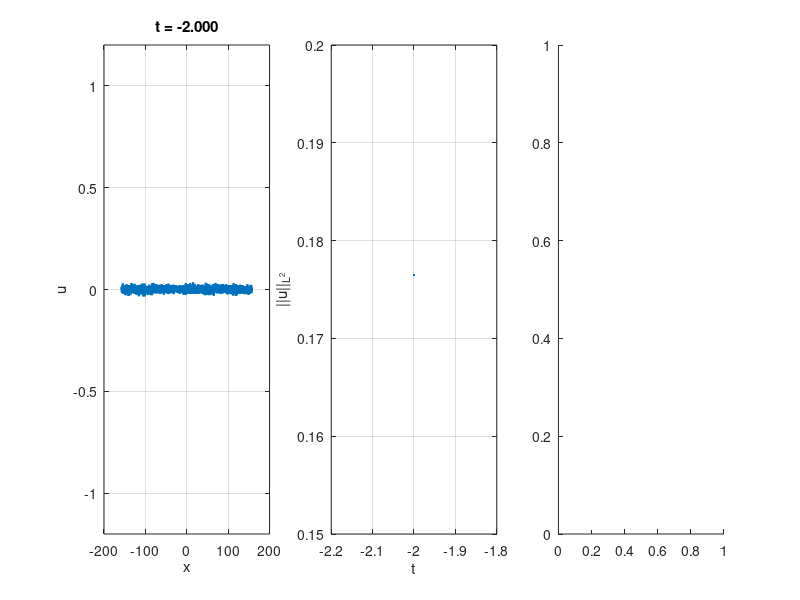

MATLAB code to generate this figure: (Note: this script raises an error after producing the figure.)
function CH1D_gradient_stable()
    clc; clear; close all;

    %% Parameters

    epsilon = 0.05; % used for scaling mu
    blowup_time = epsilon^(-2/3);

    t0 = -2.0;
    T  = blowup_time + 20.0;
    dt = 0.001; 

    scale = 100;
    Lx = scale*pi;

    Nx = 2^12;

    dx = Lx/Nx;

    movie_dt = 0.5;

    %% functions
    function mu_val = mu(t)
        mu_val = t*epsilon;
    end

    function P = power_spec(t, Laplacian_k, u_hat)
        ksq = -Laplacian_k;
        P = abs(u_hat).^2 .* exp(t^2*ksq*epsilon - 2*t*ksq.^2);
    end

    function n = domainwall_density_theory(t, Laplacian_k, u_hat)
        P = power_spec(t, Laplacian_k, u_hat);
        ksq = -Laplacian_k;
        num = sum(ksq.*P,'all');
        den = sum(P,'all');

        n = (1/pi)*sqrt(num/den);
    end

    function density = domainwall_density_computed(u,Lx)
        walls = sum(u .* circshift(u,-1) < 0);
        density = walls / Lx;
    end

    %% Initial condition

    % random
    sigma = 0.01;
    u0 = sigma*randn(1,Nx);
    u_hat = fft(u0);

    % gaussian
    % u0 = exp(-(X.^2)/sigma);
    % u_hat = fft(u0);
    
    %% discretization
    % spatial discretization
    x = (-Nx/2:Nx/2-1)*dx;
    
    % time discretization
    % dt = 0.1 * (dx)^2;
    t = t0:dt:T;

    %% Fourier wavenumbers
    kx = 2*pi*[0:Nx/2-1 -Nx/2:-1]/Lx;
    Laplacian_k = -(kx.^2);

    %% 2/3 dealiasing mask
    kx_max = max(abs(kx));
    dealias_mask = abs(kx) <= (2/3)*kx_max;

    %% Plot setup
    figure('Position',[100 100 1600 500])
    %% first plot: solution
    subplot(1,3,1)

    u_phys = real(ifft(u_hat));

    hsol = plot(x,u_phys,'LineWidth',1.5);

    ylim([-1.2 1.2])

    xlabel('x')
    ylabel('u')

    title(sprintf('t = %.3f',t0))

    grid on

    %% second plot: L2 norm
    subplot(1,3,2)

    t_hist = t0;
    l2_hist = l2_norm_periodic_1D(u_hat,Lx);

    hline = plot(t_hist,l2_hist,'LineWidth',2);

    xlabel('t')
    ylabel('||u||_{L^2}')

    grid on

    %% third plot: domain wall density
    subplot(1,3,3)

    comput_density = domainwall_density_computed(u_phys,Lx);
    theory_density = domainwall_density_theory(t0,Laplacian_k,u_hat);

    theory_density_line = plot(t_hist,theory_density,'LineWidth',2,'DisplayName','theoretical');
    hold on
    comput_density_line = plot(t_hist,comput_density,'LineWidth',2,'DisplayName','computed');

    xlabel('t')
    ylabel('density')

    legend show
    grid on

    drawnow

    %% GIF setup
    save_gif = true;
    gif_filename = ['cahn_hilliard_1D_mu(1)=' num2str(mu(1),'%.2f') '.gif'];
    frame_count = 1;
    next_movie_time = t0;

    %% Time loop

    for n = 1:length(t)-1
        S = 2.0;
        
        u_phys = real(ifft(u_hat));
        
        u3_hat = fft(u_phys.^3);
        u3_hat = dealias_mask .* u3_hat;
        
        numerator = u_hat + dt*(Laplacian_k .* u3_hat) + dt*S*(Laplacian_k .* u_hat);
        
        denominator = 1 + dt*( ...
                        (Laplacian_k.^2) ...
                        - mu(t(n))*Laplacian_k ...
                        - S*Laplacian_k );
        
        u_hat = numerator ./ denominator;
        
        u_hat = dealias_mask .* u_hat;
        u_phys = real(ifft(u_hat));

        t_hist(end+1) = t(n+1);
        l2_hist(end+1) = l2_norm_periodic_1D(u_hat,Lx);

        comput_density(end+1) = domainwall_density_computed(u_phys,Lx);
        theory_density(end+1) = domainwall_density_theory(t(n+1),Laplacian_k,u_hat);

        if (t(n+1) >= next_movie_time) || ...
           (n+1 == length(t))

            next_movie_time = next_movie_time + movie_dt;

            u_phys = real(ifft(u_hat));

            subplot(1,3,1)
            set(hsol,'YData',u_phys)
            title(sprintf('t = %.3f',t(n+1)))

            subplot(1,3,2)
            set(hline,'XData',t_hist,'YData',l2_hist)
            axis tight

            subplot(1,3,3)
            blowup_mask = t_hist >= blowup_time;
            
            set(theory_density_line,'XData',t_hist(blowup_mask),'YData',theory_density(blowup_mask))
            set(comput_density_line,'XData',t_hist(blowup_mask),'YData',comput_density(blowup_mask))

            axis tight

            drawnow

            if save_gif

                frame = getframe(gcf);
                img = frame2im(frame);

                [A,map] = rgb2ind(img,256);

                if frame_count == 1
                    imwrite(A,map,gif_filename,'gif','LoopCount',Inf,'DelayTime',0.05);
                else
                    imwrite(A,map,gif_filename,'gif','WriteMode','append','DelayTime',0.05);
                end

                frame_count = frame_count + 1;

            end
        end
    end

    disp(['GIF saved to: ', gif_filename])

end

%% L2 norm
function val = l2_norm_periodic_1D(u_hat,Lx)
    Nx = length(u_hat);
    val = sqrt(Lx)* sqrt(sum(abs(u_hat).^2))/Nx;
end
